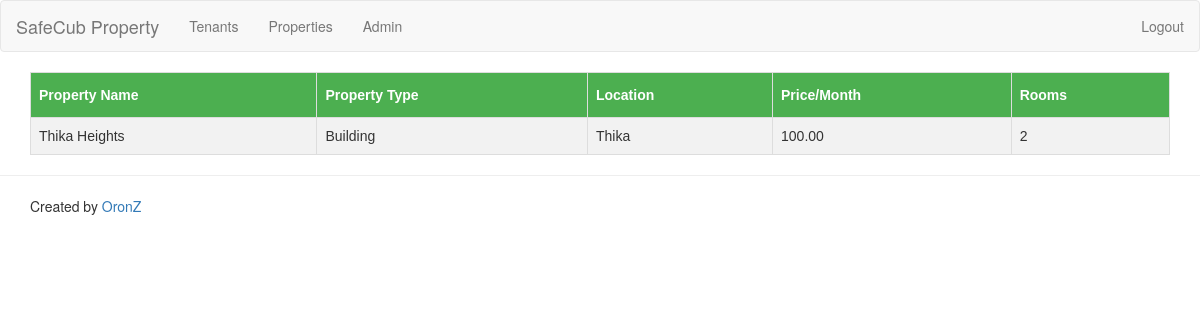
Screenshot of /property/ with the database file from the repository.
### property/models.py (models this page shows)
class Property(models.Model):
    name = models.CharField(_("name"), max_length=255)
    prop_type=models.ForeignKey(PropertyType,on_delete=models.PROTECT)
    location = models.ForeignKey(
        property_location,
        verbose_name=property_location._meta.verbose_name,
        blank=True, null=True, on_delete=models.PROTECT)
    address = models.TextField(_("address"))
    notes = models.TextField(_("notes"), blank=True)
    area = models.DecimalField(
        _("surface area"), max_digits=7, decimal_places=2,
        validators=[MinValueValidator(0)])
    rooms = models.DecimalField(
        _("number of rooms"), max_digits=2, decimal_places=0,
        validators=[MinValueValidator(1)])
    price=models.DecimalField(max_digits=7, decimal_places=2,
        validators=[MinValueValidator(0)])
    class Meta:
        verbose_name = _("property")
        verbose_name_plural = _("properties")
        ordering = ['name']
    def __str__(self):
        return u'{}\n{}'.format(self.name, self.address)

class PropertyType(models.Model):
    name = models.CharField(_("name"), max_length=255)
    notes = models.TextField(_("notes"), blank=True)
    class Meta:
        verbose_name = _("Property Type")
        verbose_name_plural = _("Property Types")
        ordering = ['name']
    def __str__(self):
        return self.name
    def property_count(self):
        return self.property_set.count()
    property_count.short_description = _("number of properties")

class property_location(models.Model):
	name = models.CharField(_("name"), max_length=255)
	class Meta:
	    verbose_name = _("Property Location")
	    verbose_name_plural = _("Property Locations")
	    ordering = ['name']
	def __str__(self):
	    return self.name

### property/views.py (the view)
# urls.py: path('', views.property_view, name="property"),
def property_view(request):
    properties =Property.objects.all()
    print(properties)
    context = {
    	'properties': properties
    }
    return render(request, 'main/property.html', context)

### templates/main/property.html (shortened to what this page needs)
{% extends "base.html" %}
{% load lineage %}
{% load i18n %}
{% load static %}
{% block content %}
<table id="customers">
  <tr>
    <th>Property Name</th>
    <th>Property Type</th>
    <th>Location</th>
     <th>Price/Month</th>
          <th>Rooms</th>
  </tr>
  		{% for property in properties %}
  <tr>
    <td>{{ property.name }}</td>
    <td>{{ property.prop_type }}</td>
    <td>{{ property.location }}</td>
        <td>{{ property.price }}</td>
        <td>{{ property.rooms }}</td>
  </tr>
		{%endfor%}
</table>
{% endblock %}

### templates/main/property.html (style rules this page uses)
#customers { font-family: "Trebuchet MS", Arial, Helvetica, sans-serif; border-collapse: collapse; width: 100%; }
#customers td, #customers th { border: 1px solid #ddd; padding: 8px; }
#customers tr:nth-child(even) { background-color: #f2f2f2; }
#customers th { padding-top: 12px; padding-bottom: 12px; text-align: left; background-color: #4CAF50; color: white; }

### rows the page displays
Property: name "Thika Heights", prop_type "Building", location "Thika", price "100.00", rooms "2"
